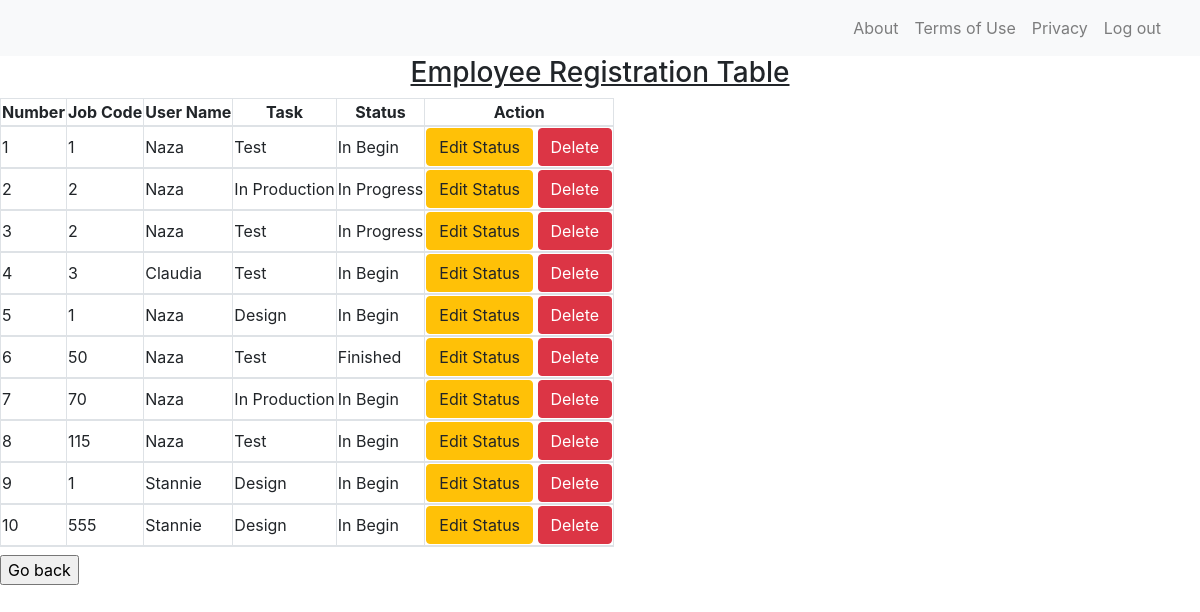
/adminPage, run on the app's committed database.
### tables this page shows
CREATE TABLE Task(
        Number INTEGER NOT NULL PRIMARY KEY AUTOINCREMENT,
        JobCode INTEGER NOT NULL,
        UserName VARCHAR(16) NOT NULL,
        Task VARCHAR(32) NOT NULL,
        Status VARCHAR(32) NOT NULL
    );

### demo.py (the view)
@app.route('/adminPage', methods = ['GET'])
def adminPage():
    connection = sqlite3.connect('flask_hw3.db', check_same_thread=False)
    cursor = connection.cursor()
    cursor.execute("""SELECT * FROM Task """)
    data = cursor.fetchall()
    return render_template('adminPage.html', tableTask = data)
    connection.commit()
    cursor.close()
    connection.close()

### demo.py (called while the page is built)
@app.before_request
def before_request():
    g.username = None
    if 'username' in session:
        g.username = session['username']

### templates/adminPage.html (shortened to what this page needs)
<!DOCTYPE html>
<html lang = 'en'>
<head>
	<link href="static/css/bootstrap.min.css" rel="stylesheet">
</head>
<nav class="navbar navbar-expand-md navbar-light bg-light sticky-top">
<div class="container-fluid">
		<div class="collapse navbar-collapse" id="navbarResponsive">
			<ul class="navbar-nav ml-auto">
					<li class="nav-item">
							<a class="nav-link" href="/about">About</a>
					</li>
					<li class="nav-item">
							<a class="nav-link" href="/termsOfUse">Terms of Use</a>
					</li>
					<li class="nav-item">
							<a class="nav-link" href="/privacy">Privacy</a>
					</li>
					<li class="nav-item">
							<a class="nav-link" href="/logout">Log out</a>
					</li>
			</ul>
		</div>
</div>
</nav>
<body>
		<h3 style="text-align: center;"><u>Employee Registration Table</u></h3>
		<form action = '/status' method = "POST">
			<table class="table-bordered">
				<thead class="thead-dark">
				<tr>
					<th style="text-align: center;">Number</th>
					<th style="text-align: center;">Job Code</th>
					<th style="text-align: center;">User Name</th>
					<th style="text-align: center;">Task</th>
					<th style="text-align: center;">Status</th>
					<th style="text-align: center;">Action</th>
				</tr>
				{%for row in tableTask%}
				<tr>
					<td>{{row[0]}}</td>
					<td>{{row[1]}}</td>
					<td>{{row[2]}}</td>
					<td>{{row[3]}}</td>
					<td>{{row[4]}}</td>
					<td >
						<a href="/update/{{row[0]}}" class="btn btn-warning btn-xs" data-toggle="modal" data-target="#modaledit{{row[0]}}">Edit Status</a>
						<a href="/delete/{{row[0]}}" class="btn btn-danger btn-xs" onclick="return confirm('Are you sure you want to delete job code ' + {{row[1]}} + ' - number ' + {{row[0]}} + ' ?')">Delete</a>
					</td>
				</tr>
				  <div id="modaledit{{row.0}}" class="modal fade" role="dialog">
				{%endfor%}
				</thead>
			</table>
		</form>
		<form>
			<input type="button" class= "button" value="Go back" onclick="history.back()">
		</form>
	</body>
</html>

### data on the page
Task: Number "1", JobCode "1", UserName "Naza", Task "Test", Status "In Begin"
Task: Number "2", JobCode "2", UserName "Naza", Task "In Production", Status "In Progress"
Task: Number "3", JobCode "2", UserName "Naza", Task "Test", Status "In Progress"
Task: Number "4", JobCode "3", UserName "Claudia", Task "Test", Status "In Begin"
Task: Number "5", JobCode "1", UserName "Naza", Task "Design", Status "In Begin"
Task: Number "6", JobCode "50", UserName "Naza", Task "Test", Status "Finished"
Task: Number "7", JobCode "70", UserName "Naza", Task "In Production", Status "In Begin"
Task: Number "8", JobCode "115", UserName "Naza", Task "Test", Status "In Begin"
Task: Number "9", JobCode "1", UserName "Stannie", Task "Design", Status "In Begin"
Task: Number "10", JobCode "555", UserName "Stannie", Task "Design", Status "In Begin"
